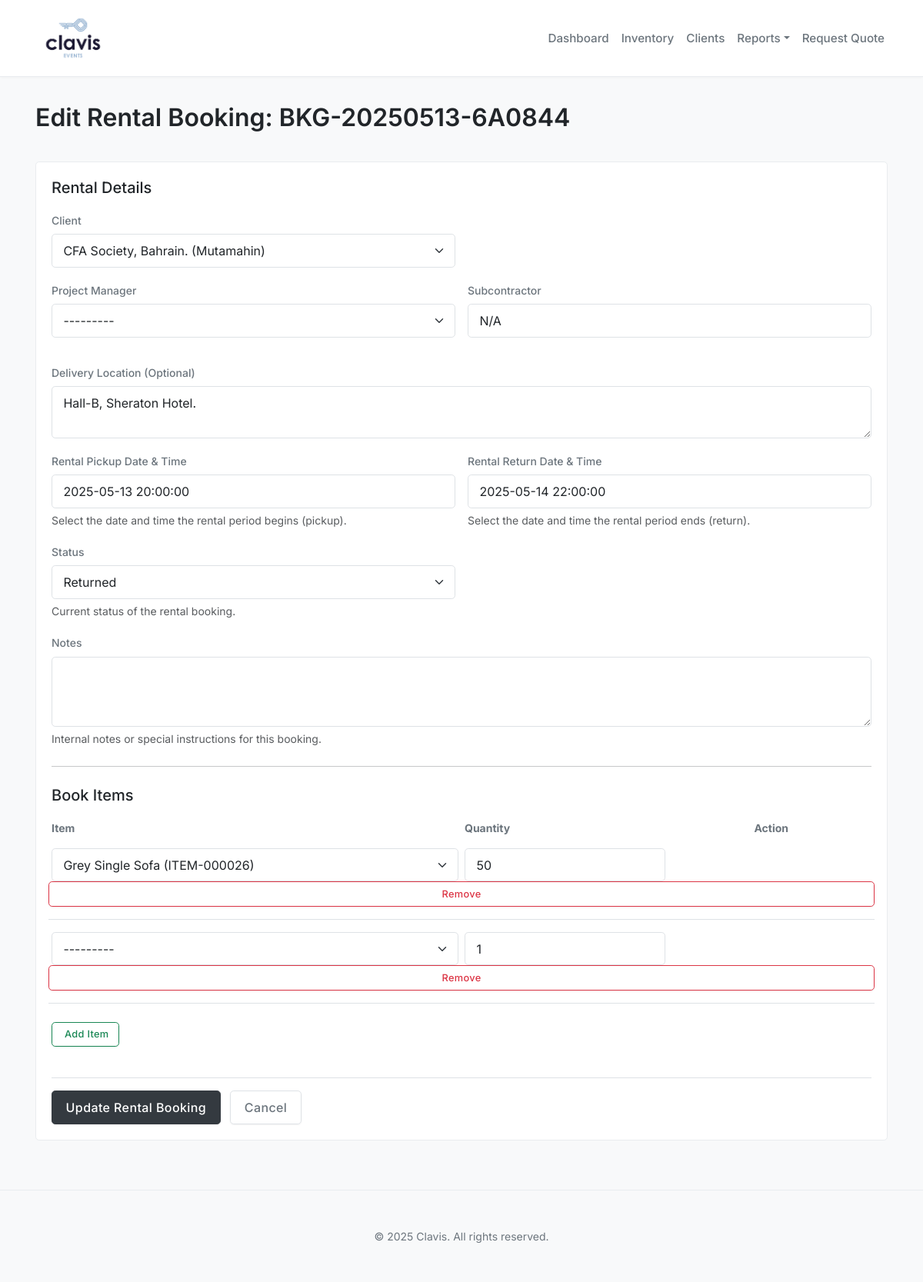
/bookings/rentals/6/edit/, run on the app's committed database.
### bookings/models.py (models this page shows, shortened)
class BaseBooking(models.Model):
    client = models.ForeignKey(
        'clients.Client',
        on_delete=models.PROTECT,
        related_name='%(class)ss',
        help_text="The client associated with this booking."
    )
    project_manager = models.ForeignKey(
        User,
        on_delete=models.SET_NULL,
        null=True,
        blank=True,
        related_name='%(class)ss_as_manager',
        help_text="User assigned as Project Manager."
    )
    start_date = models.DateTimeField(
        help_text="The date and time the event/rental period begins."
    )
    end_date = models.DateTimeField(
        help_text="The date and time the event/rental period ends."
    )
    project_manager_name = models.CharField(
        max_length=150,
        blank=True,
        null=True,
        help_text="Name of the assigned Project Manager."
    )
    subcontractor_name = models.CharField(
        max_length=200,
        blank=True,
        null=True,
        help_text="Name of the subcontractor, if any."
    )
    notes = models.TextField(
        blank=True,
        null=True,
        help_text="Internal notes or special instructions for this booking."
    )
    reference_number = models.CharField(
        max_length=50,
        unique=True,
        default=generate_reference_number,
        editable=False,
        help_text="Unique system-generated reference number for this booking."
    )
    created_at = models.DateTimeField(auto_now_add=True)
    updated_at = models.DateTimeField(auto_now=True)
    class Meta:
        abstract = True
        ordering = ['start_date', 'created_at']

class Rental(BaseBooking):
    class StatusChoices(models.TextChoices):
        BOOKED = 'BOOKED', _('Booked')
        OUT = 'OUT', _('Out for Rental')
        RETURNED = 'RETURNED', _('Returned')
        OVERDUE = 'OVERDUE', _('Overdue')
        CANCELLED = 'CANCELLED', _('Cancelled')
    status = models.CharField(
        max_length=10,
        choices=StatusChoices.choices,
        default=StatusChoices.BOOKED,
        help_text="Current status of the rental booking."
    )
    delivery_location = models.CharField(
        max_length=255,
        blank=True,
        null=True,
        help_text="Optional delivery location for the rental items."
    )
    class Meta(BaseBooking.Meta):
        verbose_name = "Rental Booking"
        verbose_name_plural = "Rental Bookings"

### bookings/views.py (the view)
# urls.py: path('rentals/<int:rental_id>/edit/', views.rental_edit_view, name='rental_edit'),
@transaction.atomic
def rental_edit_view(request, rental_id):
    rental = get_object_or_404(Rental, pk=rental_id)
    if request.method == 'POST':
        rental_form = RentalForm(request.POST, instance=rental)
        item_formset = RentalItemInlineFormSet(request.POST, instance=rental, prefix='items')
        if rental_form.is_valid() and item_formset.is_valid():
            start_date = rental_form.cleaned_data.get('start_date')
            end_date = rental_form.cleaned_data.get('end_date')
            all_items_available = True
            availability_errors = []
            has_items_to_book = any(form.has_changed() and not form.cleaned_data.get('DELETE', False) for form in item_formset)
            if has_items_to_book:
                for form in item_formset:
                    if form.cleaned_data and not form.cleaned_data.get('DELETE', False):
                        item = form.cleaned_data.get('item')
                        quantity = form.cleaned_data.get('quantity')
                        if item and quantity and start_date and end_date:
                            if not item.is_available(quantity, start_date, end_date, exclude_rental_pk=rental.pk):
                                all_items_available = False
                                error_msg = f"Not enough '{item.name}' available ({item.available_quantity} currently free) for the period [{start_date.strftime('%Y-%m-%d')} - {end_date.strftime('%Y-%m-%d')}], considering other bookings."
                                form.add_error('item', error_msg)
                                availability_errors.append(error_msg)
                        elif not item and not quantity and form.has_changed():
                            form.add_error(None, "Please select an item and quantity, or mark for deletion.")
                            all_items_available = False
                        elif not (item and quantity) and form.has_changed():
                            form.add_error(None, "Both item and quantity are required if using this row.")
                            all_items_available = False
            if all_items_available:
                try:
                    rental_instance = rental_form.save(commit=False)
                    project_manager = rental_form.cleaned_data.get('project_manager')
                    rental_instance.project_manager = project_manager
                    if project_manager:
                        rental_instance.project_manager_name = f"{project_manager.first_name} {project_manager.last_name}"
                    else:
                        rental_instance.project_manager_name = ""
                    rental_instance.save()
                    item_formset.save()
                    messages.success(request, f"Rental Booking '{rental.reference_number}' updated successfully!")
                    return redirect(rental.get_absolute_url()) # Use get_absolute_url
                except Exception as e: messages.error(request, f"An error occurred while updating the booking: {e}")
            elif availability_errors:
                 messages.error(request, "Could not update booking. Please correct the item availability errors below.")
            else:
                messages.error(request, "Could not update booking. Please ensure all added item rows are complete or marked for deletion.")
        else:
             messages.error(request, "Please correct the form errors below.")
    else: # GET request
        rental_form = RentalForm(instance=rental)
        item_formset = RentalItemInlineFormSet(instance=rental, prefix='items')
    context = {
        'rental_form': rental_form,
        'item_formset': item_formset,
        'rental': rental,
        'page_title': f'Edit Rental Booking: {rental.reference_number}',
    }
    return render(request, 'bookings/rental_form.html', context)

### clients/models.py (called while the page is built)
    def __str__(self):
        if self.company_name:
            return f"{self.company_name} ({self.name})"
        return self.name

### inventory/models.py (called while the page is built)
    def __str__(self):
        return f"{self.name} ({self.sku or 'No SKU'})"

### bookings/templates/bookings/rental_form.html (shortened to what this page needs)
{% extends 'base.html' %}
{% load static %}
{% block content %}
<div class="d-flex justify-content-between align-items-center mb-4">
    <h1>{{ page_title }}</h1>
</div>
<div class="card form-card">
    <div class="card-body">
        {% if rental %}
            <form method="post" action="{% url 'bookings:rental_edit' rental_id=rental.id %}" novalidate>
        {% else %}
            <form method="post" action="{% url 'bookings:rental_add' %}" novalidate>
        {% endif %}
            <h5 class="card-title mb-3">Rental Details</h5>
            <div class="row g-3 mb-3">
                <div class="col-md-6">
                    <label for="{{ rental_form.client.id_for_label }}" class="form-label">{{ rental_form.client.label }}</label>
                    {{ rental_form.client }}
                </div>
            </div>
            <div class="row g-3 mb-3">
                <div class="col-md-6 mb-3">
                    <label for="{{ rental_form.project_manager.id_for_label }}" class="form-label">{{ rental_form.project_manager.label }}</label>
                    {{ rental_form.project_manager }}
                </div>
                <div class="col-md-6">
                    <label for="{{ rental_form.subcontractor_name.id_for_label }}" class="form-label">{{ rental_form.subcontractor_name.label }}</label>
                    {{ rental_form.subcontractor_name }}
                </div>
            </div>
            <div class="mb-3">
                <label for="{{ rental_form.delivery_location.id_for_label }}" class="form-label">{{ rental_form.delivery_location.label }}</label>
                {{ rental_form.delivery_location }}
            </div>
            <div class="row g-3 mb-3">
                <div class="col-md-6">
                    <label for="{{ rental_form.start_date.id_for_label }}" class="form-label">{{ rental_form.start_date.label }}</label>
                    {{ rental_form.start_date }}
                    {% if rental_form.start_date.help_text %}<div class="form-text">{{ rental_form.start_date.help_text }}</div>{% endif %}
                </div>
                <div class="col-md-6">
                    <label for="{{ rental_form.end_date.id_for_label }}" class="form-label">{{ rental_form.end_date.label }}</label>
                    {{ rental_form.end_date }}
                    {% if rental_form.end_date.help_text %}<div class="form-text">{{ rental_form.end_date.help_text }}</div>{% endif %}
                </div>
            </div>
            <div class="row g-3 mb-3">
                <div class="col-md-6">
                    <label for="{{ rental_form.status.id_for_label }}" class="form-label">{{ rental_form.status.label }}</label>
                    {{ rental_form.status }}
                    {% if rental_form.status.help_text %}<div class="form-text">{{ rental_form.status.help_text }}</div>{% endif %}
                </div>
            </div>
            <div class="mb-3">
                <label for="{{ rental_form.notes.id_for_label }}" class="form-label">{{ rental_form.notes.label }}</label>
                {{ rental_form.notes }}
                {% if rental_form.notes.help_text %}<div class="form-text">{{ rental_form.notes.help_text }}</div>{% endif %}
            </div>
            <hr class="my-4">
            <h5 class="card-title mb-3">Book Items</h5>
            <div id="item-formset-container">
                 <div class="row gx-2 mb-2 d-none d-md-flex">
                    <div class="col-md-6"><label class="form-label small fw-bold">Item</label></div>
                    <div class="col-md-3"><label class="form-label small fw-bold">Quantity</label></div>
                    <div class="col-md-3 text-center"><label class="form-label small fw-bold">Action</label></div>
                </div>
                {% for form in item_formset %}
                    <div class="item-form-row row gx-2 mb-3 align-items-center {% if form.errors %}border border-danger rounded p-2{% else %}border-bottom pb-3{% endif %}" id="{{ form.prefix }}-row">
                        <div class="col-md-6">
                             {{ form.item }}
                        </div>
                        <div class="col-md-3">
                             {{ form.quantity }}
                        </div>
                    </div>
                {% endfor %}
            </div>
            <div class="mt-4 pt-3 border-top">
                <button type="submit" class="btn btn-primary">
                     {% if rental %}Update{% else %}Save{% endif %} Rental Booking
                </button>
                {% if rental %}
                     <a href="{% url 'bookings:rental_detail' rental_id=rental.id %}" class="btn btn-outline-secondary ms-2">Cancel</a>
                {% else %}
                    <a href="{% url 'bookings:rental_list' %}" class="btn btn-outline-secondary ms-2">Cancel</a>
                {% endif %}
            </div>
        </form>
    </div>
</div>
{% endblock %}

### static/css/style.css (style rules this page uses)
:root { --clavis-font-sans-serif: 'Inter', -apple-system, BlinkMacSystemFont, "Segoe UI", Roboto, "Helvetica Neue", Arial, sans-serif, "Apple Color Emoji", "Segoe UI Emoji", "Segoe UI Symbol"; --clavis-text-primary: #212529; --clavis-text-secondary: #6c757d; --clavis-text-muted: #868e96; --clavis-bg-page: #f8f9fa; --clavis-bg-content: #ffffff; --clavis-border-color: #dee2e6; --clavis-border-subtle: #e9ecef; --clavis-primary-accent: #343a40; --clavis-primary-accent-hover: #212529; --clavis-link-color: var(--clavis-primary-accent); --clavis-link-hover-color: var(--clavis-primary-accent-hover); --clavis-success: #198754; --clavis-danger: #dc3545; --clavis-warning: #ffc107; --clavis-info: #0dcaf0; --bs-body-font-family: var(--clavis-font-sans-serif); --bs-body-color: var(--clavis-text-primary); --bs-body-bg: var(--clavis-bg-page); --bs-link-decoration: none; --bs-border-radius: 0.3rem; --bs-card-border-color: var(--clavis-border-subtle); --bs-card-cap-bg: transparent; --bs-card-box-shadow: 0 2px 8px rgba(0,0,0,0.05); }
body { font-family: var(--bs-body-font-family); font-weight: 400; line-height: 1.65; background-color: var(--bs-body-bg); color: var(--bs-body-color); -webkit-font-smoothing: antialiased; -moz-osx-font-smoothing: grayscale; }
h1, h2, h3, h4, h5, h6, .h1, .h2, .h3, .h4, .h5, .h6 { font-weight: 500; color: var(--clavis-text-primary); margin-top: 0; margin-bottom: 0.75rem; line-height: 1.3; }
h1, .h1 { font-size: 2.0rem; font-weight: 600; }
a { color: var(--clavis-link-color); text-decoration: var(--bs-link-decoration); }
.card { border: 1px solid var(--clavis-border-subtle); box-shadow: var(--bs-card-box-shadow); border-radius: var(--bs-border-radius); margin-bottom: 2rem; background-color: var(--clavis-bg-content); }
.card-body { padding: 1.25rem; }
.form-label { font-weight: 500; margin-bottom: 0.4rem; font-size: 0.875rem; color: var(--clavis-text-secondary); }
.form-control, .form-select { border-radius: var(--bs-border-radius); border: 1px solid var(--clavis-border-color); padding: 0.55rem 0.9rem; transition: border-color .15s ease-in-out,box-shadow .15s ease-in-out; background-color: var(--clavis-bg-content); }
.filter-form.card, .form-card { background-color: var(--clavis-bg-content); border: 1px solid var(--clavis-border-subtle); }
.btn { border-radius: var(--bs-border-radius); padding: 0.55rem 1.1rem; font-weight: 500; letter-spacing: 0.025em; transition: all 0.15s ease-in-out; box-shadow: 0 1px 2px rgba(0,0,0,0.05); }
.btn-primary { background-color: var(--clavis-primary-accent); border-color: var(--clavis-primary-accent); }
.btn-outline-secondary { color: var(--clavis-text-secondary); border-color: var(--clavis-border-color); }

### data on the page
Rental: client "CFA Society, Bahrain. (Mutamahin)", project_manager "---------", subcontractor_name "N/A", delivery_location "Hall-B, Sheraton Hotel.", start_date "2025-05-13 20:00:00", end_date "2025-05-14 22:00:00", status "Returned"

### other printed values
{{ page_title }} "Edit Rental Booking: BKG-20250513-6A0844"
{{ rental_form.client.label }} "Client"
{{ rental_form.project_manager.label }} "Project Manager"
{{ rental_form.subcontractor_name.label }} "Subcontractor"
{{ rental_form.delivery_location.label }} "Delivery Location (Optional)"
{{ rental_form.start_date.label }} "Rental Pickup Date & Time"
{{ rental_form.start_date.help_text }} "Select the date and time the rental period begins (pickup)."
{{ rental_form.end_date.label }} "Rental Return Date & Time"
{{ rental_form.end_date.help_text }} "Select the date and time the rental period ends (return)."
{{ rental_form.status.label }} "Status"
{{ rental_form.status.help_text }} "Current status of the rental booking."
{{ rental_form.notes.label }} "Notes"
{{ rental_form.notes.help_text }} "Internal notes or special instructions for this booking."
